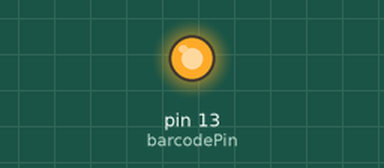
A sketch run on a simulated Arduino Uno, built with avr-gcc and run on an emulated ATmega328P. Parts: output pins drawn as LEDs (lit = HIGH).

Above: at 0.1 s.
At 0.5 s:
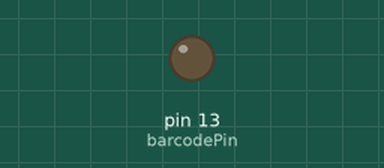
Timing chart, 0 to 2.0 s (numbered marks = the images above):
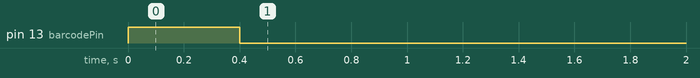

The sketch:

Barcode.ino
```cpp
#include "BARCODE.h"

const int barcodePin = 13;
const int txPin = 10; //red outside
const int rxPin = 11; //yellow inside

BARCODE scanner(barcodePin, txPin, rxPin);  // Correct object initialization


void setup() {
  String barcodes = scanner.scanBarcodes();
  // Only print if barcode is not empty
  if (barcodes.length() > 0) {
    Serial.print("Scanned Barcode: ");
    Serial.println(barcodes);
  } else {
    Serial.println("No barcode detected.");
  }

}

void loop(){
  // String barcodes = scanner.scanBarcodes();
  // Serial.println(barcodes);

}
```

BARCODE.cpp
```cpp
#include "BARCODE.h"
#include "Arduino.h"

BARCODE::BARCODE(int barcodePin, int txPin, int rxPin)
  : barcodeSerial(txPin, rxPin)
{
  this->barcodePin = barcodePin;  // Set the barcodePin
  this->txPin = txPin;            // Set the txPin
  this->rxPin = rxPin;            // Set the rxPin

  pinMode(barcodePin, OUTPUT);
  barcodeSerial.begin(9600);
  lastBarcode = "";

}

String BARCODE::scanBarcodes() {
  Serial.print("Scanning");
  String barcode = "";

  digitalWrite(barcodePin, HIGH);  // Activate barcode scanner

  // if (barcodeSerial.available()) {  // Check if data is available from the scanner (SoftwareSerial)
  //   while (barcodeSerial.available()) {
  //     char c = barcodeSerial.read();
  //     if (c == '\n') break;
  //     barcode += c;
  //   }

    delay(200);
    while (barcodeSerial.available()) {
      char c = barcodeSerial.read();
      if (c == '\n') break;
      barcode += c;
    }
    delay(200);
    digitalWrite(barcodePin, LOW);  // Deactivate barcode scanner

    // Check if the barcode is new
    if (barcode.length() > 0 && barcode != lastBarcode) {
      lastBarcode = barcode;
      Serial.print("Scanned Barcode: ");
      Serial.println(barcode);
    }

  delay(5000);                     // Delay for 5 seconds before scanning again
  return barcode;

}
```

BARCODE.h
```cpp
#ifndef BARCODE_H
#define BARCODE_H

#include "Arduino.h"
#include "SoftwareSerial.h"

class BARCODE {
  private:
    int txPin;
    int rxPin;
    int barcodePin;
    SoftwareSerial barcodeSerial;
    String lastBarcode;

  public:
    BARCODE(int barcodePin, int txPin, int rxPin);

    String scanBarcodes();
};

#endif
```
